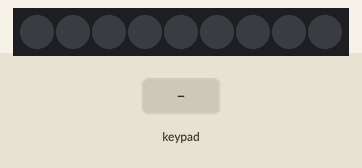
Simulated run of this sketch. Board: Arduino Leonardo, built with avr-gcc and run on an emulated ATmega32U4. Parts: 9 RGB LEDs in strip order, left to right. Inputs (shaded band) come from the test bench. Dim RGB values are drawn brighter than linear; colours are those a GRB WS2812 strip shows for the declared byte order; what the sketch prints to the serial monitor is not drawn.

Above: at 1.2 s.
1.3 s: key '2' pressed
At 1.31 s:
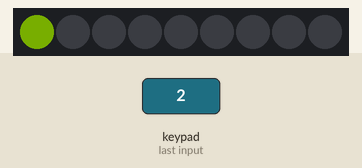
At 1.71 s:
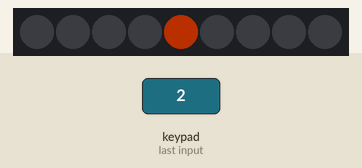
Timing chart, 0 to 4.3 s (numbered marks = the images above; inputs shaded):
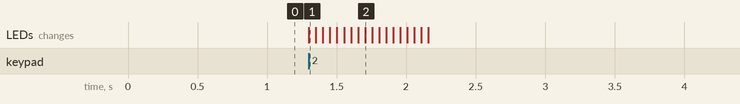

Measured:
- after the input at 1.3 s, the LEDs: change at once (image 1)

The sketch:

1.ino
```cpp
#include <Wire.h>
#include "Adafruit_MPR121.h"
#include "FastLED.h"
#ifndef _BV
#define _BV(bit) (1 << (bit))
#endif

#define NUM_LEDS 9
#define LED_DT 8
#define LED_TYPE WS2812
#define COLOR_ORDER RGB

CRGB leds[NUM_LEDS];
CHSV myHSVcolor(45, 255, 200);

// You can have up to 4 on one i2c bus but one is enough for testing!
Adafruit_MPR121 cap = Adafruit_MPR121();

// Keeps track of the last pins touched
// so we know when buttons are 'released'
uint8_t parseNum = 0;
uint8_t paletteNum = 0;
uint8_t startIndex = 0;
uint8_t chromatism = 50;
uint16_t lasttouched = 0;
uint16_t currtouched = 0;

void setup() {
  LEDS.addLeds<LED_TYPE, LED_DT, COLOR_ORDER>(leds, NUM_LEDS);
  FastLED.setBrightness(128);

  Serial.begin(9600);

  while (!Serial) { // needed to keep leonardo/micro from starting too fast!
    delay(10);
  }

  Serial.println("Adafruit MPR121 Capacitive Touch sensor test");

  // Default address is 0x5A, if tied to 3.3V its 0x5B
  // If tied to SDA its 0x5C and if SCL then 0x5D
  if (!cap.begin(0x5A)) {
    Serial.println("MPR121 not found, check wiring?");
    while (1);
  }
  Serial.println("MPR121 found!");
}

void loop() {
  // Get the currently touched pads
  currtouched = cap.touched();

  for (uint8_t i = 0; i < 12; i++) {
    // it if *is* touched and *wasnt* touched before, alert!
    if ((currtouched & _BV(i)) && !(lasttouched & _BV(i)) ) {
      switch (i) {
        case 0:
          stateLed_ON(parseNum++);
          if (parseNum > 10) {
            parseNum = 0;
          }
          break;
        case 1: stateLed_OFF(); break;
        case 2:
          dynamicLED(paletteNum, startIndex);
          paletteNum++;
          if (paletteNum > 1) {
            paletteNum = 0;
          }
          break;
      }
    }
  }

  // reset our state
  lasttouched = currtouched;

  // comment out this line for detailed data from the sensor!
  return;

  // debugging info, what
  Serial.print("\t\t\t\t\t\t\t\t\t\t\t\t\t 0x"); Serial.println(cap.touched(), HEX);
  Serial.print("Filt: ");
  for (uint8_t i = 0; i < 12; i++) {
    Serial.print(cap.filteredData(i)); Serial.print("\t");
  }
  Serial.println();
  Serial.print("Base: ");
  for (uint8_t i = 0; i < 12; i++) {
    Serial.print(cap.baselineData(i)); Serial.print("\t");
  }
  Serial.println();

  // put a delay so it isn't overwhelming
  delay(100);
}

void stateLed_ON(uint8_t parseNum) {   //点亮单色调颜色
  switch (parseNum) {
    case 0: fill_solid(leds, NUM_LEDS, CRGB::Crimson);              FastLED.show(); break;
    case 1: fill_solid(leds, NUM_LEDS, CRGB::Aqua);                 FastLED.show(); break;
    case 2: fill_solid(leds, NUM_LEDS, CRGB::Amethyst);             FastLED.show(); break;
    case 3: fill_solid(leds, NUM_LEDS, CRGB::Blue);                 FastLED.show(); break;
    case 4: fill_solid(leds, NUM_LEDS, CRGB::Chartreuse);           FastLED.show(); break;
    case 5: fill_solid(leds, NUM_LEDS, CRGB::DarkOrange);           FastLED.show(); break;
    case 6: fill_solid(leds, NUM_LEDS, CRGB::DeepPink);             FastLED.show(); break;
    case 7: fill_solid(leds, NUM_LEDS, CRGB::GhostWhite);           FastLED.show(); break;
    case 8: fill_solid(leds, NUM_LEDS, CRGB::Gold);                 FastLED.show(); break;
    case 9: fill_solid(leds, NUM_LEDS, CRGB::GreenYellow);          FastLED.show(); break;
    case 10: fill_solid(leds, NUM_LEDS, CRGB::MediumSpringGreen);   FastLED.show(); break;
  }
  FastLED.show();
}

void stateLed_OFF() {
  fill_solid(leds, NUM_LEDS, CRGB::Black);
  FastLED.show();
}

void dynamicLED(uint8_t paletteNum, uint8_t colorIndex) {
  switch (paletteNum) {
    case 0: gradientflowingLED(); break;
    case 1: FillLEDsFromPaletteColors(colorIndex); break;
  }
}

void gradientflowingLED() {
  for (int i = 0; i < NUM_LEDS; i++) {
    fill_solid(leds + i, 1, myHSVcolor);
    FastLED.show();
    myHSVcolor.h += 10;
    delay(50);

    fill_solid(leds + i, 1, CRGB::Black);
    FastLED.show();
    delay(50);
  }

  for (int i = NUM_LEDS; i > 0; i--) {
    fill_solid(leds + i, 1, myHSVcolor);
    FastLED.show();
    myHSVcolor.h += 10;
    delay(50);

    fill_solid(leds + i, 1, CRGB::Black);
    FastLED.show();
    delay(50);
  }
}

void FillLEDsFromPaletteColors(uint8_t colorIndex)
{
  for (int i = 0; i < chromatism; i++) {
    colorIndex++;
    for ( int j = 0; j < NUM_LEDS; ++j) {
      leds[j] = ColorFromPalette(RainbowColors_p, colorIndex, 255, LINEARBLEND);
      colorIndex += 3;
      FastLED.show();
      FastLED.delay(10);
    }
  }
  fill_solid(leds, NUM_LEDS, CRGB::Black);
  FastLED.show();
}
```
